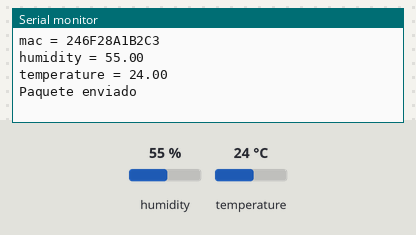
Simulated run of this sketch. Board: ESP8266 (NodeMCU). Shown: the last lines printed to the serial monitor. The test bench sets the inputs (shaded band); at power-on: humidity 55 %, temperature 24 °C. WiFi joins after 1.5 s; servers stay silent unless stated; no MQTT or app messages arrive unless stated.

Above: at 4.2 s.
4.3 s: humidity set to 22 %
15.6 s: temperature set to 12 °C
At 19.2 s:
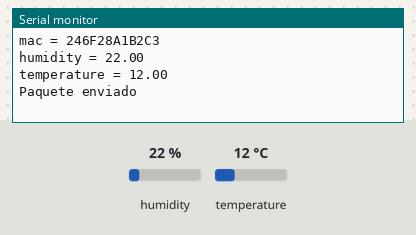
26.9 s: humidity set to 40 %
At 34.1 s:
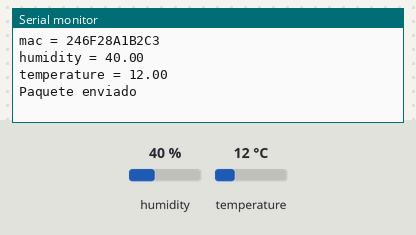

The sketch:

humidity_and_temperature_example_mqtt.ino
```cpp
#include <ESP8266WiFi.h>
#include <PubSubClient.h>

//Este ejemplo utiliza la versión 1.2.0 de la biblioteca DHT de Adafruit
#include "DHT.h"
#define DHTPIN D0     // Pin digital que está conectado al sensor DHT
#define DHTTYPE DHT11   // Definimos que estamos usando el DHT 11
DHT dht(DHTPIN, DHTTYPE);

// Modificar estos datos y colocar los datos de su WIFI y Broker MQTT
const char* ssid = "SSID";
const char* password = "PASSWORD";
const char* mqtt_server = "educate.swarm.cl"; //servidor de testeo, en el puerto 1883, sin seguridad y sin login

String mac;

WiFiClient espClient;
PubSubClient client(espClient);
long lastMsg = 0;
char msg[50];
int value = 0;

void reconnect() {
  // Ciclo hasta que logramos la conexión
  while (!client.connected()) {
    Serial.print("Esperando la conexión con el Broker...");
    // Se crea un ID único para el cliente MQTT, utilizamos la MAC del dispositivo para esto
    String clientId = "ESP8266Client-";
    clientId += mac;
    // Se logró la conexión
    if (client.connect(clientId.c_str())) {
      Serial.println("conectado");
    } else {
      Serial.print("Falló, rc=");
      Serial.print(client.state());
      Serial.println(" reintentando en 5 segundos");
      // Esperar 5 segundos antes de reintentar
      delay(5000);
    }
  }
}

void setup() {
  Serial.begin(115200);
  delay(500);
  //Obteniendo la MAC de la NodeMCU en formato FF:FF:FF:FF:FF:FF
  mac = WiFi.macAddress();

  //Iniciamos el objeto dht
  dht.begin();

  Serial.println();
  Serial.print("MAC: ");

  //Borrando los puntos
  mac.replace(":", "");
  Serial.println(mac);
  WiFi.mode(WIFI_OFF);        //Previniendo errores de conexión
  delay(1000);
  WiFi.mode(WIFI_STA);        //Con esta línea escondemos la red wifi que genera la NodeMCU y la dejamos en modo cliente únicamente

  WiFi.begin(ssid, password);     //Conectando al wifi con los datos ingresados al principio del código
  Serial.println("");

  Serial.print("Conectando");
  // Esperando mientras se conecta al wifi
  while (WiFi.status() != WL_CONNECTED) {
    delay(500);
    Serial.print(".");
  }

  //Si la conexión fue exitosa, mostramos el SSID y la IP
  Serial.println("");
  Serial.print("Conectado a ");
  Serial.println(ssid);
  Serial.print("Dirección IP: ");
  Serial.println(WiFi.localIP());

  //Seteamos los datos del servidor
  client.setServer(mqtt_server, 1883);
}

void loop() {
  //Si el cliente no está conectado al Broker, reconectamos
  if (!client.connected()) {
    reconnect();
  }
  client.loop();
  //Tomamos los datos desde el sensor DHT
  float humidity = dht.readHumidity();
  float temperature = dht.readTemperature();

  //Verificamos que las lecturas hayan sido correctas
  if (isnan(humidity) || isnan(temperature)) {
    //Si falló alguna lectura, imprimimos el error en la consola y volvemos al inicio del loop
    Serial.println(F("Ha ocurrido un error en la lectura del sensor DHT"));
    return;
  }

  Serial.println("Enviando un paquete mqtt con los siguientes valores:");
  Serial.println("mac = " + mac);
  Serial.println("humidity = " + (String) humidity);
  Serial.println("temperature = " + (String) temperature);
  //Llamamos a la función que se encarga de enviar el paquete
  sendPackage(humidity, temperature);
  delay(15000);
}

void sendPackage(float humidity, float temperature){
  //Armamos el JSON que contiene los datos necesarios
  String cadena = "{\"humidity\":"+ (String) humidity  + ",\"temperature\":"+(String) temperature +"}";
  //Armamos el tópico al que irá dirigido el paquete
  String topic = "humidity_and_temperature/device/" + mac + "/tx";
  char package[255];
  char t[255];
  //Transformamos los Strings en char, ya que la función publish requiere este formato
  cadena.toCharArray(package, 255);
  topic.toCharArray(t, 255);
  //Publicamos los datos en el tópico
  client.publish(t, package);
  Serial.println("Paquete enviado");
}
```

Measured:
- after the input at 15.6 s, the serial monitor: prints a new line after 2.5 s (image 1)
- after the input at 26.9 s, the serial monitor: prints a new line after 6.2 s (image 2)
